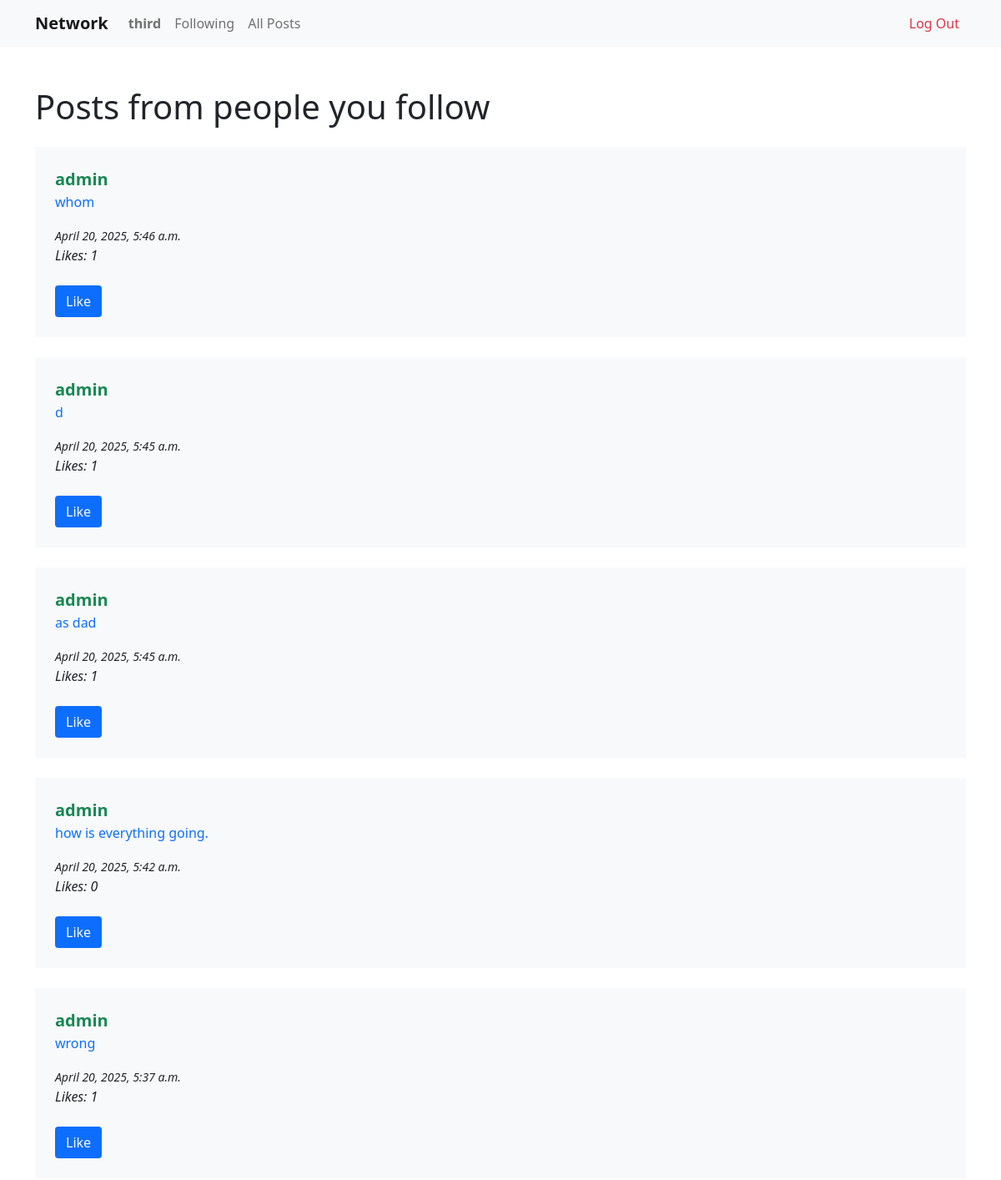
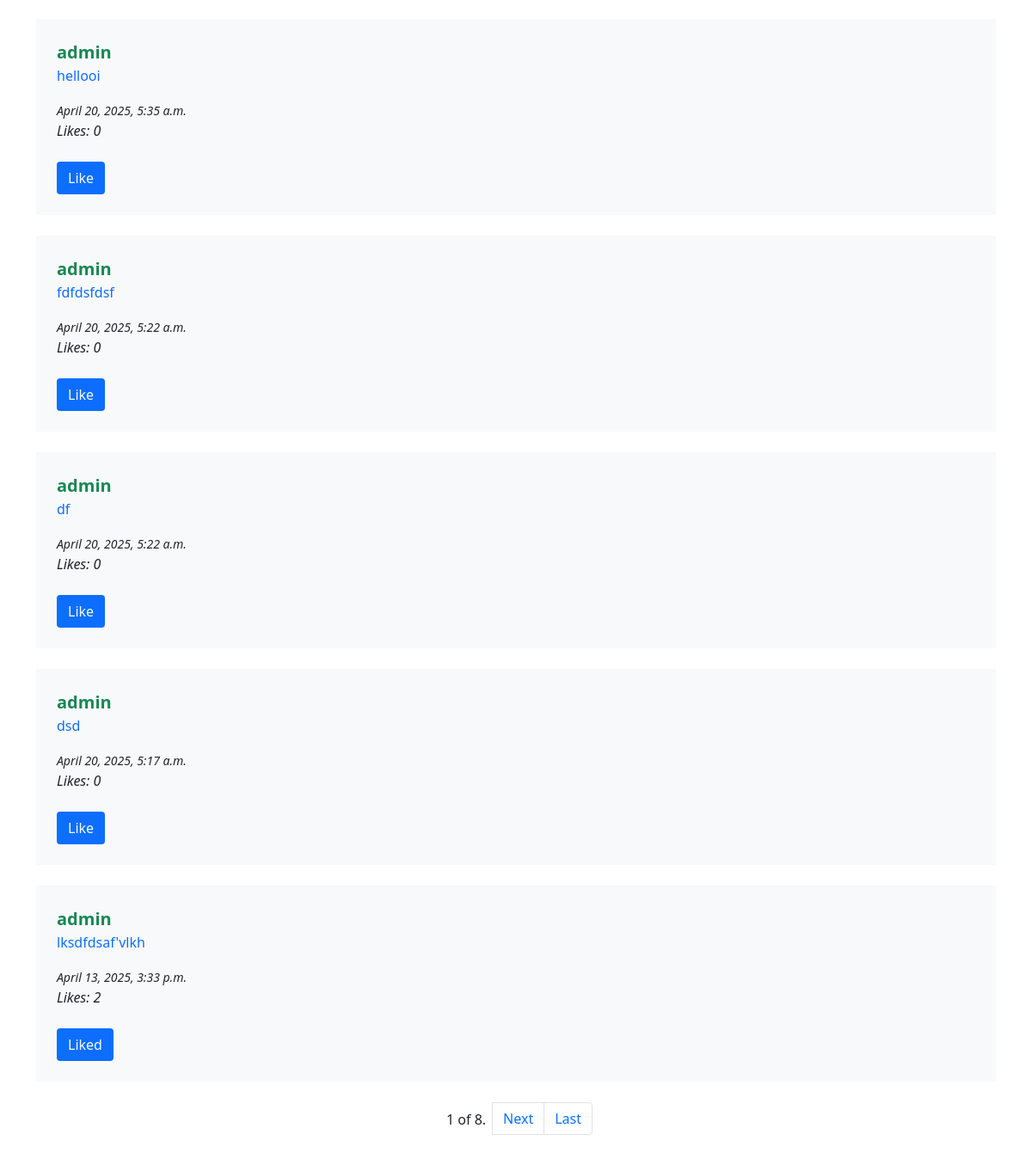
The app's page /following (signed in) with its own data (2 pictures, top to bottom).
### network/models.py (models this page shows, shortened)
class User(AbstractUser):
    pass

class Post(models.Model):
  author = models.ForeignKey(User, on_delete=models.CASCADE)
  date_stamp = models.DateTimeField(auto_now_add=True)
  updated_at = models.DateTimeField(auto_now=True)
  content = models.TextField()
  def is_liked_by(self, user):
    return self.likes.filter(user=user).exists()
  def total_likes(self):
    return self.likes.count()

### network/views.py (the view)
# urls.py: path("following", views.FollowingView.as_view(), name="following"),
class FollowingView(BasePostList):
    template_name = 'network/following.html'
    def get_queryset(self):
        following_users = self.request.user.profile.following.values_list("user", flat=True)
        return Post.objects.filter(author__in=following_users).order_by("-date_stamp")

### network/templatetags/dict_filters.py (called while the page is built)
@register.filter
def dict_get(d, key):
    return d.get(key)

### network/views.py (called while the page is built)
    def get_context_data(self, **kwargs):
        content = super().get_context_data(**kwargs)
        if self.request.user.is_authenticated:
            is_liked_by_user = {}
            for post in content["posts"]:
                is_liked_by_user[post.id] = post.is_liked_by(self.request.user)
            content["is_liked_by_user"] = is_liked_by_user
        return content

### network/templates/network/following.html (shortened to what this page needs)
{% extends "network/layout.html" %}
{% load static %}
{% block body %}
<header>
    <h1>Posts from people you follow</h1>
</header>
<main>
    {% include 'network/posts_list.html' %}
</main>
<footer>
    {% include 'network/pagination.html' %}
</footer>
{% endblock %}

### network/templates/network/layout.html (shortened to what this page needs)
{% load static %}
<!DOCTYPE html>
<html lang="en">
<head>
    <link href="https://cdn.jsdelivr.net/npm/bootstrap@5.0.2/dist/css/bootstrap.min.css" rel="stylesheet"
>
    <link href="{% static 'network/styles.css' %}" rel="stylesheet">
</head>
<body>
    <nav class="navbar navbar-expand-lg navbar-light bg-light">
        <div class="container">
            <strong class="navbar-brand">Network</strong>
            <div class="collapse navbar-collapse" id="navbarSupportedContent">
                <ul class="navbar-nav w-100 mb-2 mb-lg-0">
                    {% if user.is_authenticated %}
                    <li class="nav-item">
                        <a class="nav-link" href="{% url 'profile' user %}"><strong>{{ user.username }}</strong></a>
                    </li>
                    <li class="nav-item">
                        <a class="nav-link" href="{% url 'following' %}">Following</a>
                    </li>
                    {% endif %}
                    <li class="nav-item">
                        <a class="nav-link" href="{% url 'index' %}">All Posts</a>
                    </li>
                    {% if user.is_authenticated %}
                    <li class="nav-item ms-lg-auto">
                        <a class="nav-link text-danger" href="{% url 'logout' %}">Log Out</a>
                    </li>
                    {% endif %}
                </ul>
            </div>
        </div>
    </nav>
    <div class="container pt-3 pt-lg-5 ">
        <div class="body">
            {% block body %}
            {% endblock %}
        </div>
    </div>
</body>
</html>

### network/templates/network/posts_list.html (shortened to what this page needs)
{% load dict_filters %}
<div class="post_list">
    {% for post in posts %}
    <div class="post bg-light p-2 p-lg-4 my-2 my-lg-4" data-post-id="{{ post.id }}">
        <strong><a href="{% url 'profile' post.author %}"
                class="text-success text-decoration-none fw-bold fs-5">{{post.author}}</a></strong>
        <p class="text-primary">{{post.content}}</p>
        <small class="fst-italic">
            {% if post.updated_at %}
            {{ post.updated_at }}
            {% else %}
            {{post.date_stamp}}
            {% endif %}
        </small>
        <div class="total_likes fst-italic mb-2 mb-lg-4">Likes: {{ post.total_likes }}</div>
        {% if user.is_authenticated %}
        <button class="like-btn btn bg-primary text-light">
            {% with post_id=post.id %}
            {% if is_liked_by_user|dict_get:post_id %}
            Liked
            {% else %}
            Like
            {% endif %}
            {% endwith %}
        </button>
        {% endif %}
    </div>
    {% endfor %}
</div>

### records on screen
User: username "third"
Post: author "admin", content "whom", updated_at "April 20, 2025, 5:46 a.m.", total_likes "1", shows "Like"
Post: author "admin", content "d", updated_at "April 20, 2025, 5:45 a.m.", total_likes "1", shows "Like"
Post: author "admin", content "as dad", updated_at "April 20, 2025, 5:45 a.m.", total_likes "1", shows "Like"
Post: author "admin", content "how is everything going.", updated_at "April 20, 2025, 5:42 a.m.", total_likes "0", shows "Like"
Post: author "admin", content "wrong", updated_at "April 20, 2025, 5:37 a.m.", total_likes "1", shows "Like"
Post: author "admin", content "hellooi", updated_at "April 20, 2025, 5:35 a.m.", total_likes "0", shows "Like"
Post: author "admin", content "fdfdsfdsf", updated_at "April 20, 2025, 5:22 a.m.", total_likes "0", shows "Like"
Post: author "admin", content "df", updated_at "April 20, 2025, 5:22 a.m.", total_likes "0", shows "Like"
Post: author "admin", content "dsd", updated_at "April 20, 2025, 5:17 a.m.", total_likes "0", shows "Like"
Post: author "admin", content "lksdfdsaf'vlkh", updated_at "April 13, 2025, 3:33 p.m.", total_likes "2", shows "Liked"

### other values on screen
{{ page_obj.number }} "1"
{{ page_obj.paginator.num_pages }} "8"
